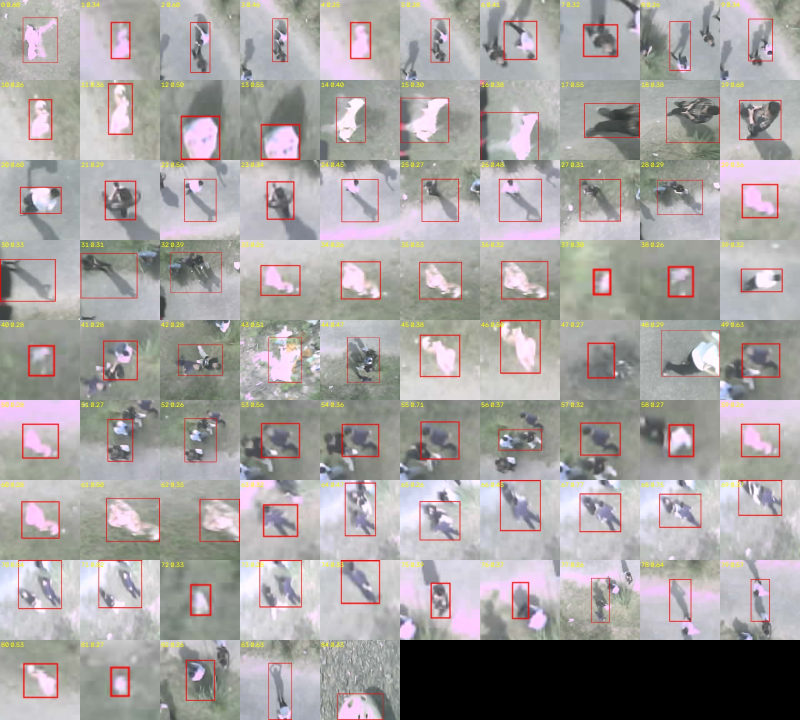
#> input picture plans/reports/261118-bang-chung/video/crops_yolo11s.jpg, 1600 x 1440 px (shown at 1/2 size)
$ python -i features.py   (imports and definitions only)   (older library calls are emulated)
#> lines starting #> are read from the running program, lines starting #| are printed output that depends on the picture
#> further down, picture is the input picture: shape (1440, 1600, 3); mean B, G, R 160.3, 160.9, 165
"""Đặc trưng suy giảm trên mẫu khung + kiểm toàn bộ khung (giải mã, EOI, quality từ bảng DQT)."""
import csv, json, sys
from pathlib import Path
import numpy as np, cv2, pandas as pd

REPO = Path(r"d:\Coding\IOT-CV")
sys.path.insert(0, str(REPO))
from backend.flights.video import Recording  # noqa: E402

OUT = Path(__file__).parent
# [1 line not run here, left out]
TZ = 7 * 3600
# Cửa sổ bay từ `python -m backend.flights --events` (giờ VN, chuyến có "bay: có" và có video)
FLIGHTS = [("101046", 125), ("101435", 153), ("102319", 138), ("102636", 159), ("103039", 162), ("104039", 214)]

STD_LUM = np.array([16,11,10,16,24,40,51,61,12,12,14,19,26,58,60,55,14,13,16,24,40,57,69,56,14,17,22,29,51,87,80,62,
    18,22,37,56,68,109,103,77,24,35,55,64,81,104,113,92,49,64,78,87,103,121,120,101,72,92,95,98,112,100,103,99])
ZIGZAG = np.array([0,1,8,16,9,2,3,10,17,24,32,25,18,11,4,5,12,19,26,33,40,48,41,34,27,20,13,6,7,14,21,28,35,42,49,56,
    57,50,43,36,29,22,15,23,30,37,44,51,58,59,52,45,38,31,39,46,53,60,61,54,47,55,62,63])


def ijg_quality(jpg: bytes):
    """Ước lượng quality IJG (1–100) từ bảng lượng tử độ sáng. ESP32 'quality' 12 ≈ ngược thang (thấp = đẹp)."""
    i = jpg.find(b"\xff\xdb")
    if i < 0:
        return None
    pq_tq = jpg[i + 4]
    if pq_tq >> 4:
        return None
    zz = np.frombuffer(jpg[i + 5:i + 69], np.uint8).astype(float)
    q = np.empty(64); q[ZIGZAG] = zz
    s = np.mean(q * 100 / STD_LUM)
    return round((200 - s) / 2 if s <= 100 else 5000 / s, 1)


def in_flight(t_local_sec_of_day, date_ok):
    if not date_ok:
        return False
    for hhmmss, dur in FLIGHTS:
        h, m, s = int(hhmmss[:2]), int(hhmmss[2:4]), int(hhmmss[4:])
        st = h * 3600 + m * 60 + s
        if st <= t_local_sec_of_day <= st + dur:
            return True
    return False


def feats(img):
    g = cv2.cvtColor(img, cv2.COLOR_BGR2GRAY).astype(np.float32)
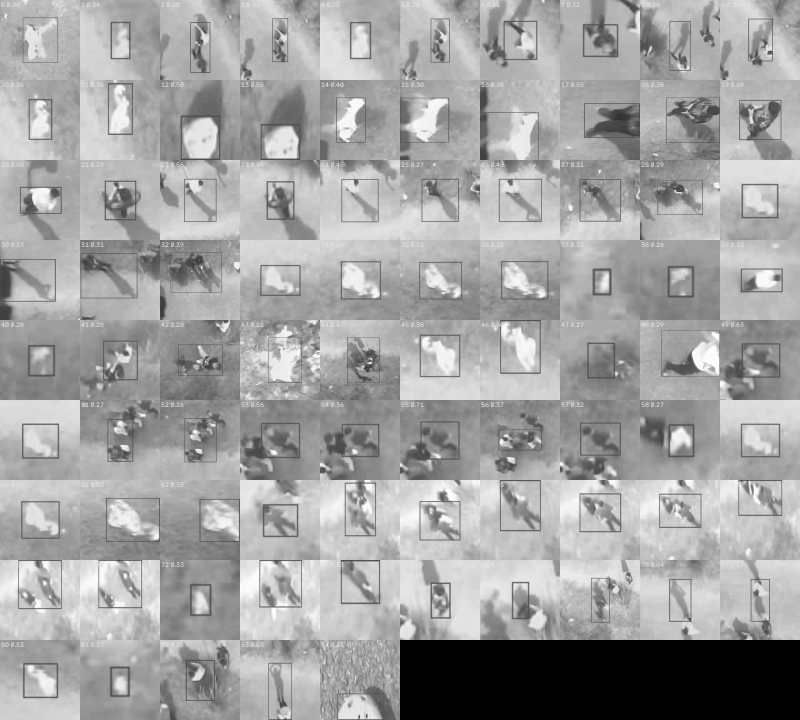
#> g: shape (1440, 1600) float32 (shown at 1/2 size); min 0, max 255, mean 162.1
    H, W = g.shape
#> H = 1440; W = 1600
    lap = cv2.Laplacian(g, cv2.CV_32F).var()
#> lap = 346.1
    # Nhiễu: phương pháp Immerkaer (1996)
    M = np.array([[1, -2, 1], [-2, 4, -2], [1, -2, 1]], np.float32)
    sigma = np.sqrt(np.pi / 2) / (6 * (W - 2) * (H - 2)) * np.abs(cv2.filter2D(g, -1, M)[1:-1, 1:-1]).sum()
#> sigma = 0.486
    b, gg, r = [img[..., k].astype(np.float32).mean() for k in range(3)]
#> b = 160.3; gg = 160.9; r = 165
    hsv = cv2.cvtColor(img, cv2.COLOR_BGR2HSV)
#> hsv: shape (1440, 1600, 3); mean H, S, V 73.5, 20.3, 169.8
    # Blocking: chênh lệch tuyệt đối ở biên khối 8 px so với bên trong
    dx = np.abs(np.diff(g, axis=1)); dy = np.abs(np.diff(g, axis=0))
#> after `dx = np.abs(np.diff(g, axis=1))`:
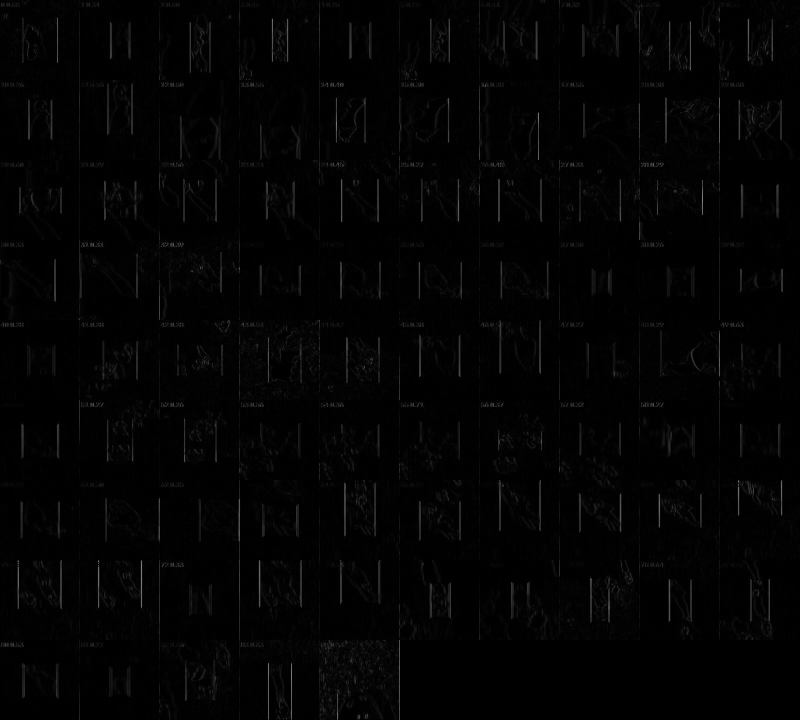
#> dx: shape (1440, 1599) float32 (shown at 1/2 size); min 0, max 190, mean 3.1
#> after `dy = np.abs(np.diff(g, axis=0))`:
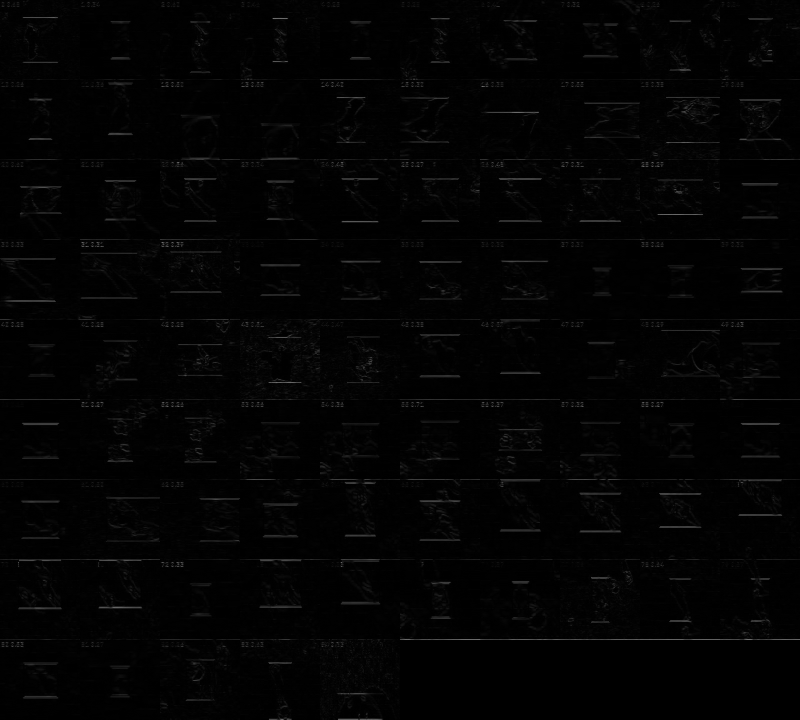
#> dy: shape (1439, 1600) float32 (shown at 1/2 size); min 0, max 221, mean 2.9
    bx = dx[:, 7::8].mean() / max(np.delete(dx, np.s_[7::8], axis=1).mean(), 1e-3)
#> bx = 1.48
    by = dy[7::8, :].mean() / max(np.delete(dy, np.s_[7::8], axis=0).mean(), 1e-3)
#> by = 1.75
    # Motion blur: bất đẳng hướng năng lượng gradient (1 = đẳng hướng)
    sx = cv2.Sobel(g, cv2.CV_32F, 1, 0); sy = cv2.Sobel(g, cv2.CV_32F, 0, 1)
#> after `sx = cv2.Sobel(g, cv2.CV_32F, 1, 0)`:
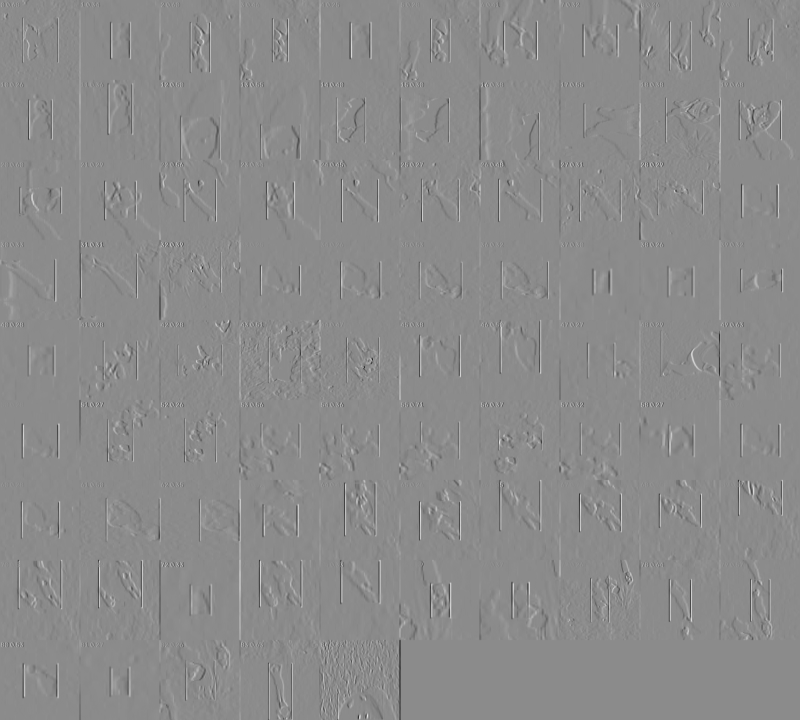
#> sx: shape (1440, 1600) float32 (shown at 1/2 size); min -752, max 624, mean -0.1; drawn with min black and max white
    ex, ey = float((sx ** 2).mean()), float((sy ** 2).mean())
#> ex = 2916; ey = 2832
    # Tenengrad
    ten = float(np.sqrt(sx ** 2 + sy ** 2).mean())
#> ten = 34.29
    # Xé hình: số dòng cuối liên tiếp gần như phẳng (std < 2) — khung cụt ESP32 thường tô xám/xanh đáy
    row_std = g.std(axis=1)
#> row_std = 1440 values, max 91.38 at index 1285, min 14.51 at index 164, mean 37.81
    tail = 0
    for v in row_std[::-1]:
        if v < 2: tail += 1
        else: break
#> this loop made 1 pass
#> v on pass 1: 80.25
#> after the loop, tail = 0
    # Đột biến giữa 2 nửa khung theo dòng (khung ghép từ 2 lần chụp)
    rm = g.mean(axis=1); jump = float(np.abs(np.diff(rm)).max())
#> after `rm = g.mean(axis=1)`: rm = 1440 values, max 201.7 at index 973, min 73.83 at index 1439, mean 162.1
#> after `jump = float(np.abs(np.diff(rm)).max())`: jump = 85.9
    R, G, B = img[..., 2].astype(int), img[..., 1].astype(int), img[..., 0].astype(int)
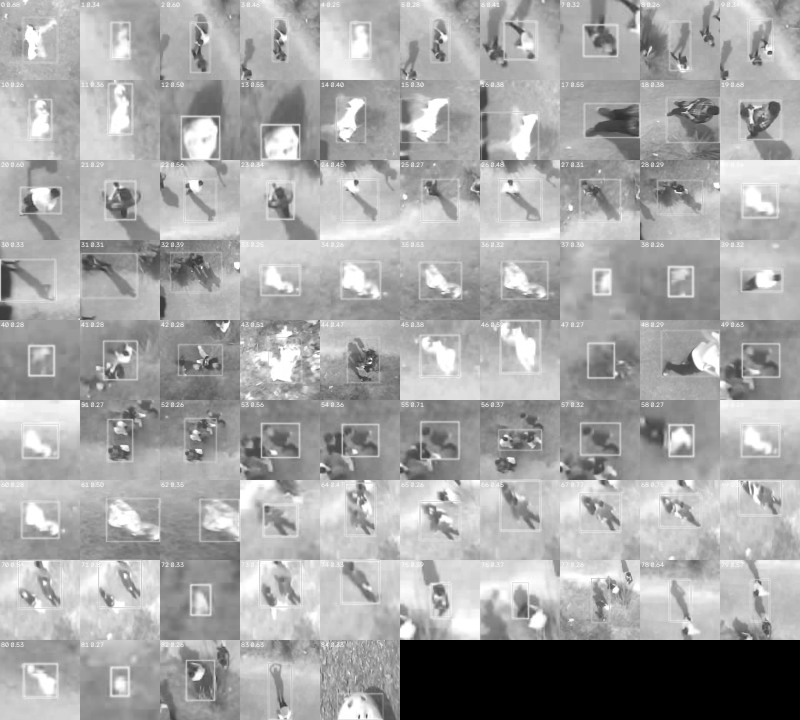
#> R: shape (1440, 1600) int64 (shown at 1/2 size); min 0, max 255, mean 165
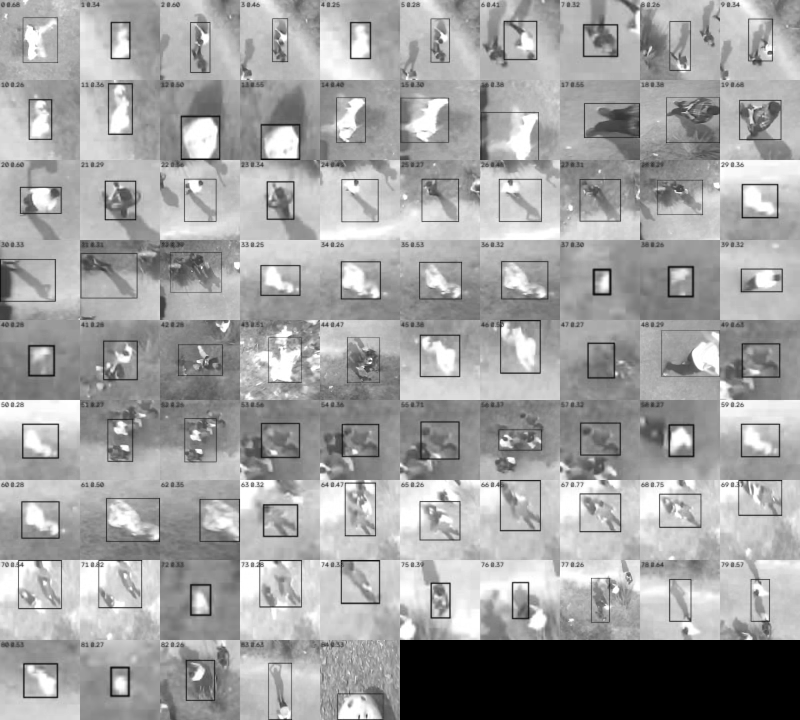
#> B: shape (1440, 1600) int64 (shown at 1/2 size); min 0, max 255, mean 160.3
    mag_px = float(((R - G > 25) & (B - G > 25)).mean() * 100)
#> mag_px = 2.67
    left = float(g[:, :12].mean()); left_ref = float(g[:, 20:40].mean())
#> after `left = float(g[:, :12].mean())`: left = 175.8
#> after `left_ref = float(g[:, 20:40].mean())`: left_ref = 180.6
    dark = cv2.erode(img.min(axis=2), np.ones((15, 15), np.uint8))
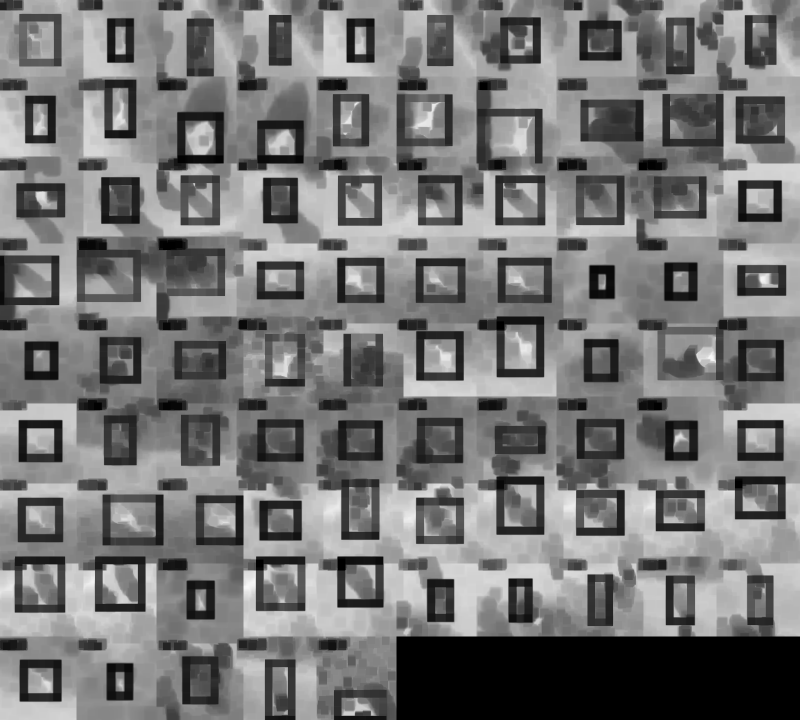
#> dark: shape (1440, 1600) (shown at 1/2 size); min 0, max 248, mean 117.9
    return dict(mag_px=mag_px, left_strip=left, left_ref=left_ref, dark_ch=float(dark.mean()), contrast=float(np.percentile(g, 99) - np.percentile(g, 1)), lap=float(lap), noise=float(sigma), tenengrad=ten, mean_Y=float(g.mean()), p1=float(np.percentile(g, 1)),
                p99=float(np.percentile(g, 99)), clip_hi=float((g >= 250).mean() * 100), clip_lo=float((g <= 5).mean() * 100),
                R_G=r / max(gg, 1), B_G=b / max(gg, 1), sat=float(hsv[..., 1].mean()),
                magenta=float(((r + b) / 2 - gg)), block=float((bx + by) / 2), grad_aniso=max(ex, ey) / max(min(ex, ey), 1e-3),
                flat_tail_rows=tail, row_jump=jump)


# ---- 1) Quét toàn bộ khung: giải mã, EOI, quality
allf = []
# [14 lines not run here, left out]
df = pd.DataFrame(allf)

# Giải mã thử toàn bộ (rẻ: 640x480)
# [8 lines not run here, left out]

# ---- 2) Mẫu: 300 khung lúc bay + 100 khung còn lại rải đều theo session
# [1 line that did not run here, left out]
# [1 line that did not run here, left out]
# [1 line that did not run here, left out]
# [1 line that did not run here, left out]
# [1 line that did not run here, left out]
# [3 lines not run here, left out]
# [1 line that did not run here, left out]
out = []
cache = {}
# [14 lines not run here, left out]

>>> import cv2
>>> picture = cv2.imread('crops_yolo11s.jpg')
>>> result = feats(picture)
#> result = 21 items
